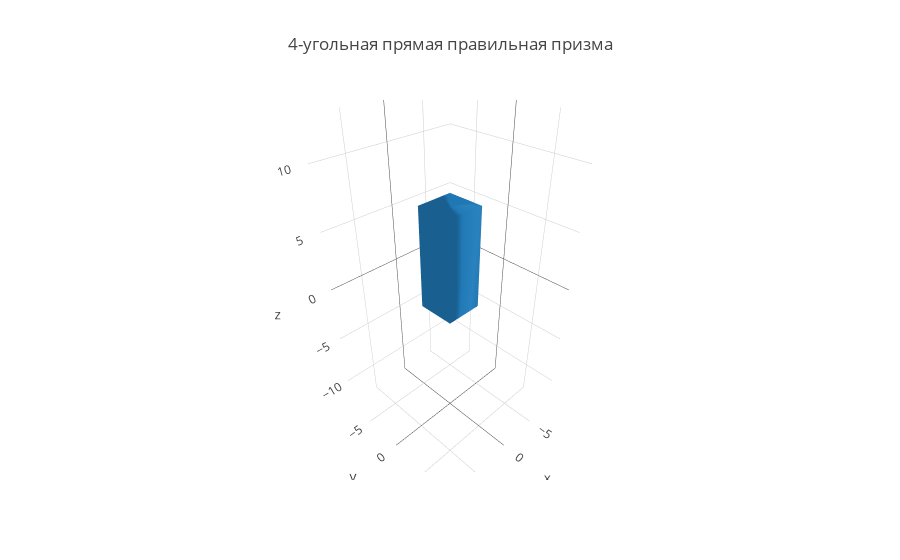
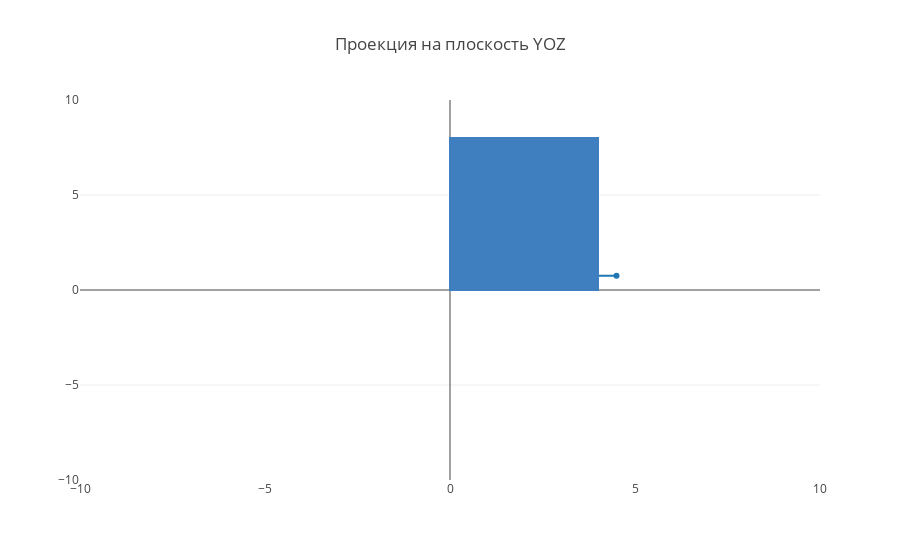
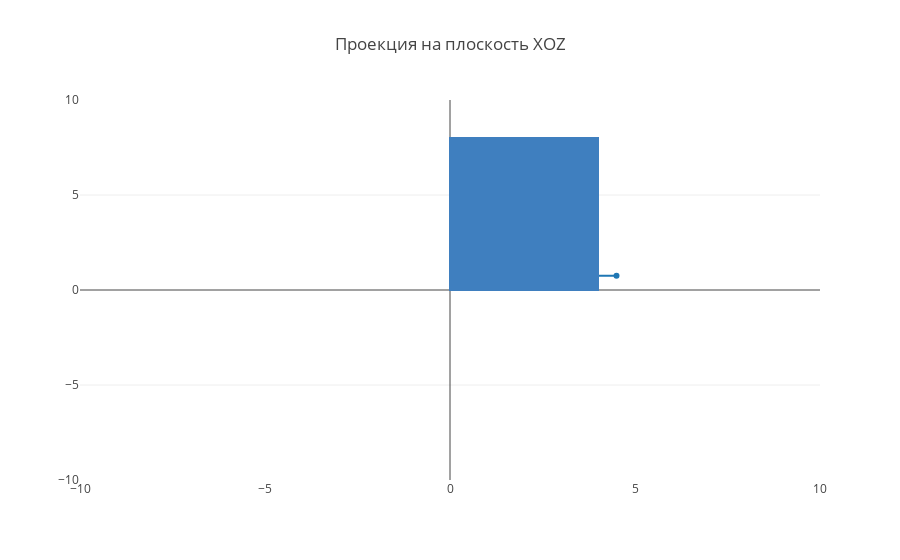
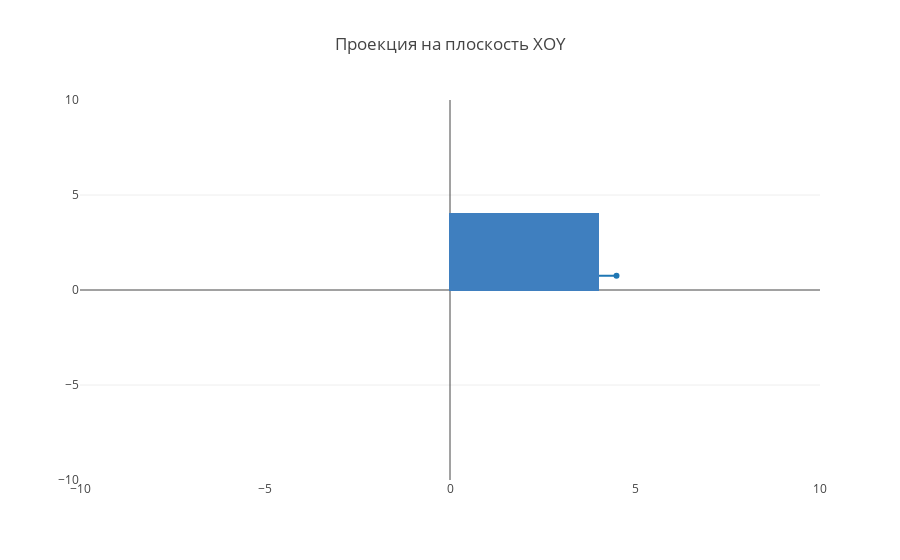

Source (notebook cell) for these figures, in order:
### Markdown cell above
# Лабораторная работа №2
### Тема: Каркасная визуализация выпуклого многогранника. Удаление невидимых линий.
### Довженко Анастасия М8О-307Б
### Вариант: 4-угольная правильная прямая призма

Разработать формат представления многогранника и процедуру его каркасной отрисовки в ортографической и изометрической проекциях. Обеспечить удаление невидимых линий и возможность пространственных поворотов и масштабирования многогранника. Обеспечить автоматическое центрирование и изменение размеров изображения при изменении размеров окна.

### Code cell
iplot(fig, filename='prism')
iplot(fig_x, filename='rect_x')
iplot(fig_y, filename='rect_y')
iplot(fig_z, filename='rect_z')

### Figure 1 — Plotly figure (JSON) as saved in the notebook; plotly's stock layout.template omitted (floating-point values rounded to 4 significant figures)
{"data": [{"i": [0, 0, 3, 4, 4, 4, 4, 4, 5, 6, 6, 7], "j": [2, 3, 4, 3, 6, 7, 1, 5, 2, 2, 7, 3], "k": [1, 2, 0, 7, 5, 6, 0, 1, 1, 5, 2, 2], "opacity": 1, "type": "mesh3d", "x": [0, 4, 4, 0, 0, 4, 4, 0], "y": [0, 0, 4, 4, 0, 0, 4, 4], "z": [0, 0, 0, 0, 8, 8, 8, 8]}], "layout": {"scene": {"xaxis": {"range": [-9, 9], "title": "x"}, "yaxis": {"range": [-9, 9], "title": "y"}, "zaxis": {"range": [-13, 13], "title": "z"}}, "title": "4-угольная прямая правильная призма"}}

### Figure 2 — Plotly figure (JSON) as saved in the notebook; plotly's stock layout.template omitted (floating-point values rounded to 4 significant figures)
{"data": [{"type": "scatter", "x": [1.5, 4.5], "y": [0.75, 0.75]}], "layout": {"shapes": [{"fillcolor": "rgba(63, 127, 191, 1)", "line": {"color": "rgba(63, 127, 191, 1)", "width": 2}, "type": "rect", "x0": 0, "x1": 4, "y0": 0, "y1": 8}], "title": "Проекция на плоскость YOZ", "xaxis": {"range": [-10, 10], "showgrid": false}, "yaxis": {"range": [-10, 10]}}}

### Figure 3 — Plotly figure (JSON) as saved in the notebook; plotly's stock layout.template omitted (floating-point values rounded to 4 significant figures)
{"data": [{"type": "scatter", "x": [1.5, 4.5], "y": [0.75, 0.75]}], "layout": {"shapes": [{"fillcolor": "rgba(63, 127, 191, 1)", "line": {"color": "rgba(63, 127, 191, 1)", "width": 2}, "type": "rect", "x0": 0, "x1": 4, "y0": 0, "y1": 8}], "title": "Проекция на плоскость XOZ", "xaxis": {"range": [-10, 10], "showgrid": false}, "yaxis": {"range": [-10, 10]}}}

### Figure 4 — Plotly figure (JSON) as saved in the notebook; plotly's stock layout.template omitted (floating-point values rounded to 4 significant figures)
{"data": [{"type": "scatter", "x": [1.5, 4.5], "y": [0.75, 0.75]}], "layout": {"shapes": [{"fillcolor": "rgba(63, 127, 191, 1)", "line": {"color": "rgba(63, 127, 191, 1)", "width": 2}, "type": "rect", "x0": 0, "x1": 4, "y0": 0, "y1": 4}], "title": "Проекция на плоскость XOY", "xaxis": {"range": [-10, 10], "showgrid": false}, "yaxis": {"range": [-10, 10]}}}
